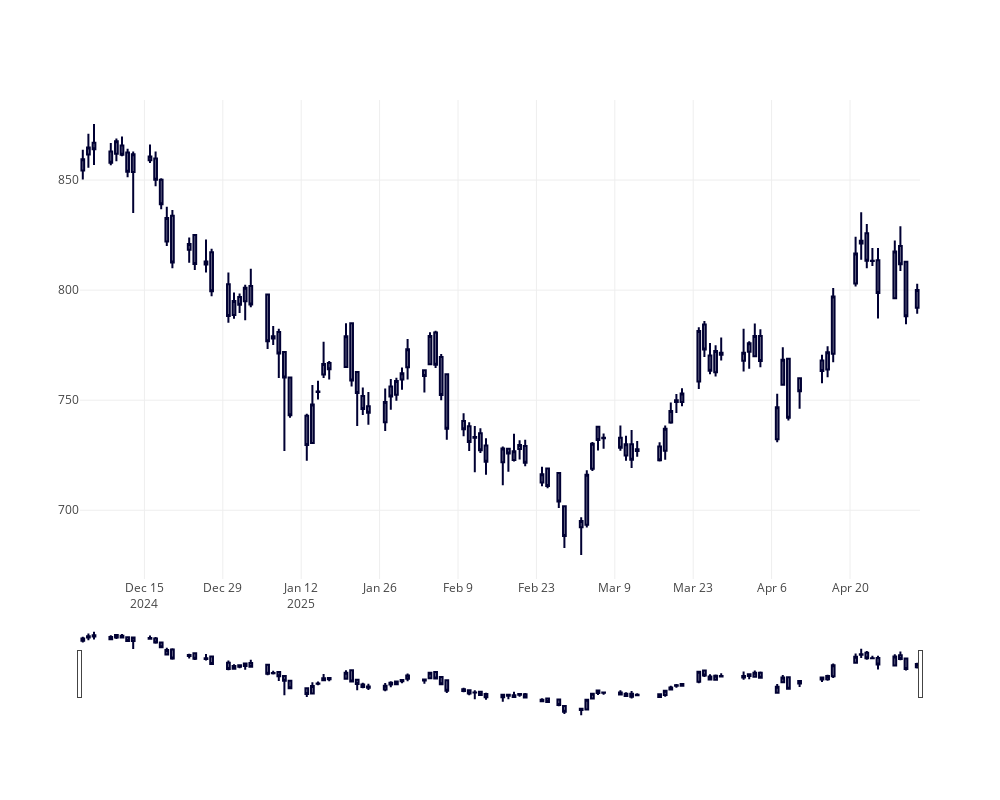

Notebook cell for this chart:
### Code cell
fig = go.Figure(
    data=[
        go.Candlestick(
            x=res2.index,
            open=res2["1. open"],
            high=res2["2. high"],
            low=res2["3. low"],
            close=res2["4. close"],
        )
    ]
)

fig.update_layout({"width": 1000, "height": 800})

fig.show()
